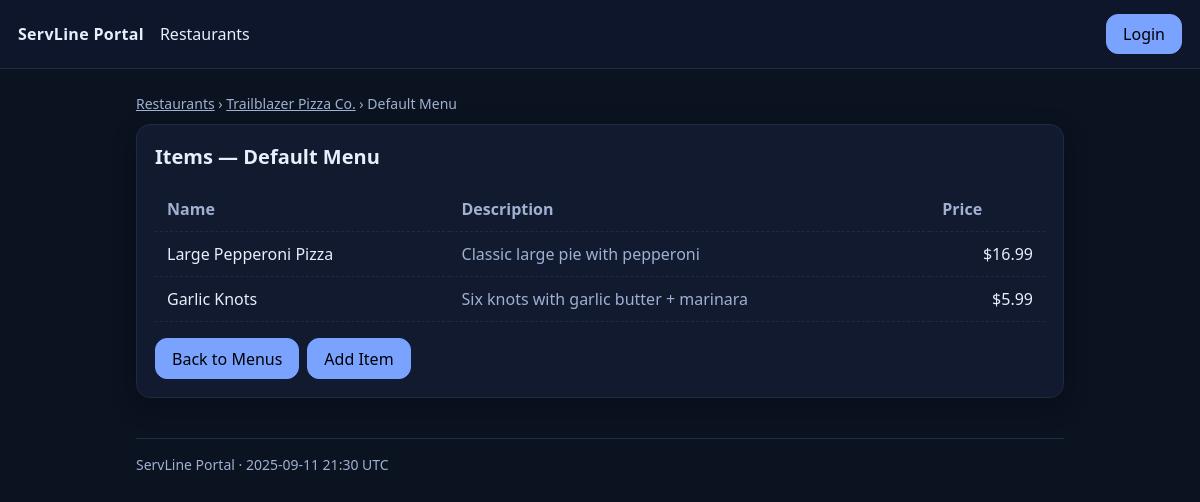
Page /menus/1/items on the earlier database version.
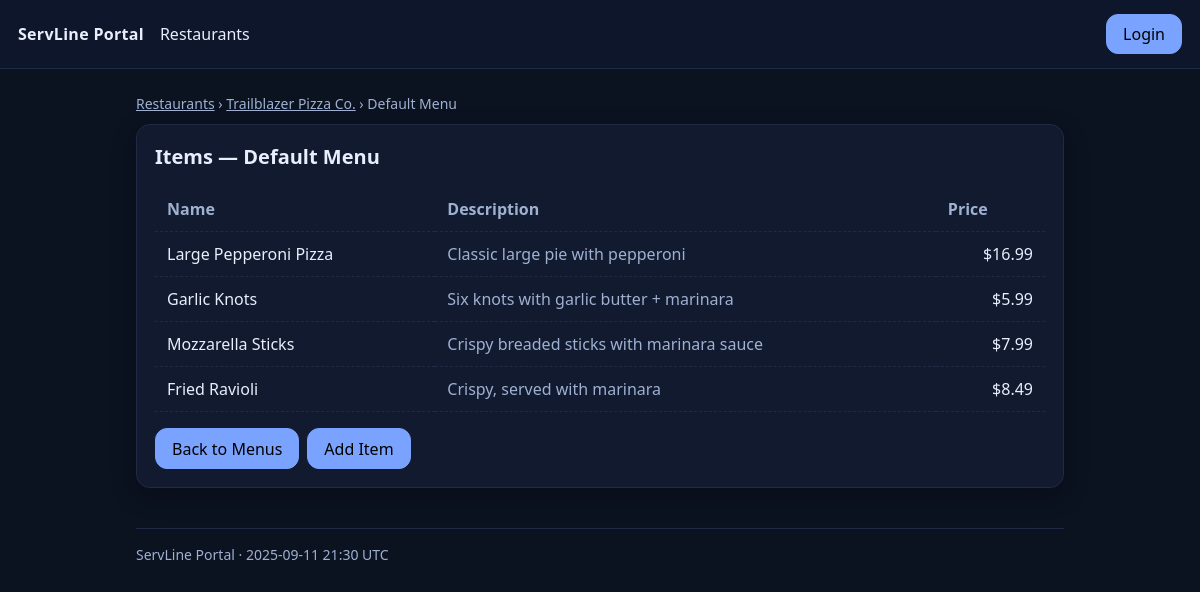
Same page on the later database version.
### tables this page shows
CREATE TABLE menu_items (
  id INTEGER PRIMARY KEY AUTOINCREMENT,
  menu_id INTEGER NOT NULL,
  name TEXT NOT NULL,
  description TEXT,
  price_cents INTEGER NOT NULL,
  is_available INTEGER NOT NULL DEFAULT 1,
  created_at TEXT NOT NULL DEFAULT (datetime('now')),
  FOREIGN KEY (menu_id) REFERENCES menus(id) ON DELETE CASCADE
);

### portal/app.py (the view)
@app.get("/menus/<int:menu_id>/items")
def items_page(menu_id):
    with db_connect() as conn:
        menu = conn.execute("SELECT * FROM menus WHERE id=?", (menu_id,)).fetchone()
        if not menu:
            abort(404)
        rest = conn.execute("SELECT * FROM restaurants WHERE id=?", (menu["restaurant_id"],)).fetchone()
        items = conn.execute(
            "SELECT * FROM menu_items WHERE menu_id=? AND is_available=1 ORDER BY id", (menu_id,),
        ).fetchall()
        return render_template("items.html", restaurant=rest, menu=menu, items=items)

### portal/app.py (called while the page is built)
@app.context_processor
def inject_globals():
    return {
        "now": datetime.utcnow().strftime("%Y-%m-%d %H:%M UTC"),
        "show_admin": bool(session.get("user")),
    }

def db_connect():
    conn = sqlite3.connect(DB_PATH)
    conn.row_factory = sqlite3.Row
    conn.execute("PRAGMA foreign_keys = ON;")
    return conn

### portal/templates/items.html (shortened to what this page needs)
{% extends "base.html" %}
{% block content %}
  <p class="crumbs">
    <a href="/restaurants" class="underline">Restaurants</a> ›
    <a href="/restaurants/{{ restaurant.id }}/menus" class="underline">{{ restaurant.name }}</a> ›
    {{ menu.name }}
  </p>
  <section class="card">
    <h1 class="text-xl font-semibold mb-4">Items — {{ menu.name }}</h1>
    {% if items %}
      <table class="table">
        <thead>
          <tr>
            <th>Name</th>
            <th>Description</th>
            <th class="text-right">Price</th>
          </tr>
        </thead>
        <tbody>
          {% for it in items %}
            <tr>
              <td>{{ it.name }}</td>
              <td class="muted">
                {% if it.description %}{{ it.description }}{% else %}<span class="muted">—</span>{% endif %}
              </td>
              <td class="text-right">${{ '%.2f'|format(it.price_cents/100) }}</td>
            </tr>
          {% endfor %}
        </tbody>
      </table>
    {% else %}
      <p class="muted">No items found for this menu.</p>
    {% endif %}
    <div class="mt-4 flex gap-2">
      <a href="/restaurants/{{ restaurant.id }}/menus" class="btn btn-primary">Back to Menus</a>
      <a href="/menus/{{ menu.id }}/items/new" class="btn btn-primary">Add Item</a>
    </div>
  </section>
{% endblock %}

Differences in the rows shown:
added menu_items: name "Mozzarella Sticks", description "Crispy breaded sticks with marinara sauce", it.price_cents/100 "7.99"
added menu_items: name "Fried Ravioli", description "Crispy, served with marinara", it.price_cents/100 "8.49"
